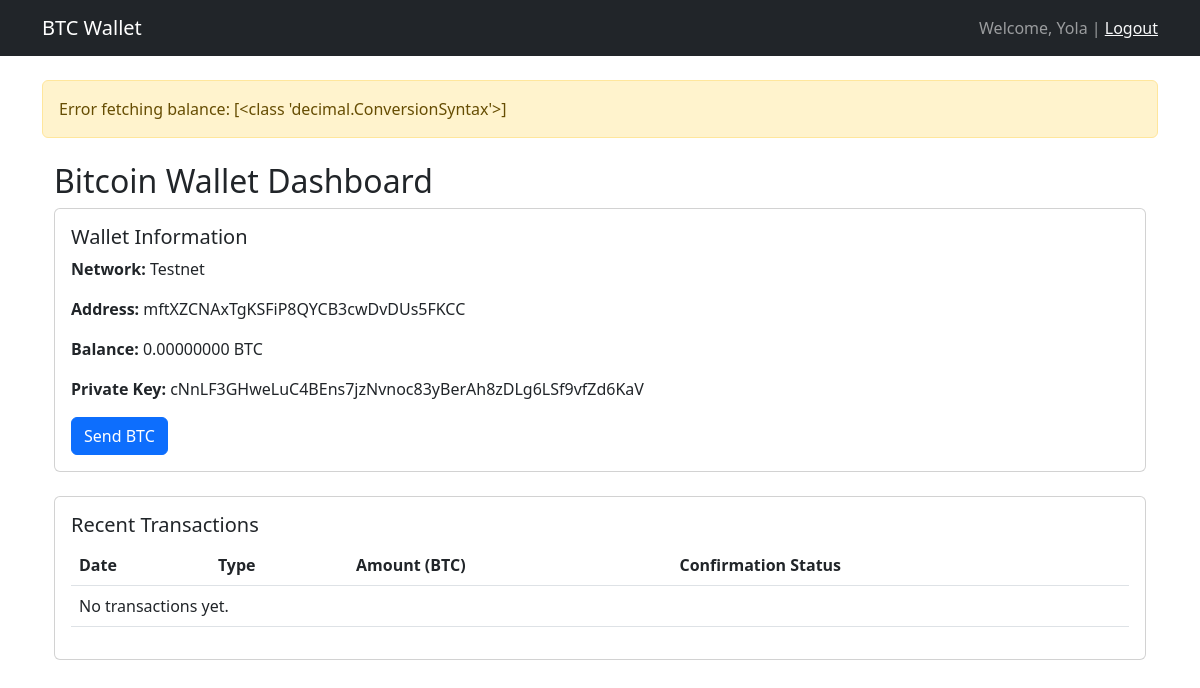
The app's page / (signed in) with its own data.
### wallet/models.py (models this page shows, shortened)
class Wallet(models.Model):
    user = models.OneToOneField(User, on_delete=models.CASCADE)
    address = models.CharField(max_length=100, unique=True)
    private_key = models.CharField(max_length=100, unique=True)
    created_at = models.DateTimeField(auto_now_add=True)
    is_testnet = models.BooleanField(default=True)
    def get_balance(self):
        try:
            key = PrivateKeyTestnet(self.private_key)
            balance = key.get_balance('btc')
            from decimal import Decimal
            return Decimal(str(balance))
        except Exception as e:
            raise Exception(f"Error fetching balance: {str(e)}")
    def get_transactions(self):
        try:
            key = PrivateKeyTestnet(self.private_key)
            return key.get_transactions()
        except Exception as e:
            print(f"Error fetching transactions: {str(e)}")
            return []

### wallet/views.py (the view)
# urls.py: path('', views.dashboard, name='dashboard'),
@login_required
def dashboard(request):
    try:
        wallet = Wallet.objects.get(user=request.user)
    except Wallet.DoesNotExist:
        try:
            wallet = Wallet.generate_wallet(request.user)
            messages.success(request, "New wallet generated successfully!")
        except Exception as e:
            messages.error(request, f"Error generating wallet: {str(e)}")
            return redirect('dashboard')
    try:
        balance = wallet.get_balance()
    except Exception as e:
        balance = 0
        messages.warning(request, str(e))
    blockchain_transactions = wallet.get_transactions()
    context = {
        'wallet': wallet,
        'balance': f"{balance:.8f}",  # Format to 8 decimal places
        'transactions': blockchain_transactions,
        'network': 'Testnet' if wallet.is_testnet else 'Mainnet'
    }
    return render(request, 'wallet/dashboard.html', context)

### wallet/templates/wallet/dashboard.html
{% extends 'base.html' %}
{% load crispy_forms_tags %}
{% block content %}
<div class="container mt-4">
    <h2>Bitcoin Wallet Dashboard</h2>
    <div class="card mb-4">
        <div class="card-body">
            <h5 class="card-title">Wallet Information</h5>
            <p><strong>Network:</strong> {{ network }}</p>
            <p><strong>Address:</strong> {{ wallet.address }}</p>
            <p><strong>Balance:</strong> {{ balance }} BTC</p>
            {% if user.is_superuser %}
            <p><strong>Private Key:</strong> {{ wallet.private_key }}</p>
            {% endif %}
            <a href="{% url 'send_transaction' %}" class="btn btn-primary">Send BTC</a>
        </div>
    </div>
    <div class="card">
        <div class="card-body">
            <h5 class="card-title">Recent Transactions</h5>
            <table class="table">
                <thead>
                    <tr>
                        <th>Date</th>
                        <th>Type</th>
                        <th>Amount (BTC)</th>
                        <th>Confirmation Status</th>
                    </tr>
                </thead>
                <tbody>
                    {% for tx in transactions %}
                    <tr>
                        <td>{{ tx.date }}</td>
                        <td>{{ tx.type }}</td>
                        <td>{{ tx.amount }}</td>
                        <td>{{ tx.confirmations }} confirmations</td>
                    </tr>
                    {% empty %}
                    <tr>
                        <td colspan="4">No transactions yet.</td>
                    </tr>
                    {% endfor %}
                </tbody>
            </table>
        </div>
    </div>
</div>
{% endblock %}

### templates/base.html (shortened to what this page needs)
<!DOCTYPE html>
<html>
<head>
    <link href="https://cdn.jsdelivr.net/npm/bootstrap@5.3.0/dist/css/bootstrap.min.css" rel="stylesheet">
</head>
<body>
    <nav class="navbar navbar-expand-lg navbar-dark bg-dark">
        <div class="container">
            <a class="navbar-brand" href="{% url 'dashboard' %}">BTC Wallet</a>
            {% if user.is_authenticated %}
            <span class="navbar-text">
                Welcome, {{ user.username }} |
                <a href="{% url 'logout' %}" class="text-light">Logout</a>
            </span>
            {% endif %}
        </div>
    </nav>
    <div class="container mt-4">
        {% if messages %}
        {% for message in messages %}
        <div class="alert alert-{{ message.tags }}">
            {{ message }}
        </div>
        {% endfor %}
        {% endif %}
        {% block content %}
        {% endblock %}
    </div>
</body>
</html>

### records on screen
Wallet: address "mftXZCNAxTgKSFiP8QYCB3cwDvDUs5FKCC", private_key "cNnLF3GHweLuC4BEns7jzNvnoc83yBerAh8zDLg6LSf9vfZd6KaV"

### other values on screen
{{ user.username }} "Yola"
{{ message }} "Error fetching balance: [<class 'decimal.ConversionSyntax'>]"
{{ network }} "Testnet"
{{ balance }} "0.00000000"
